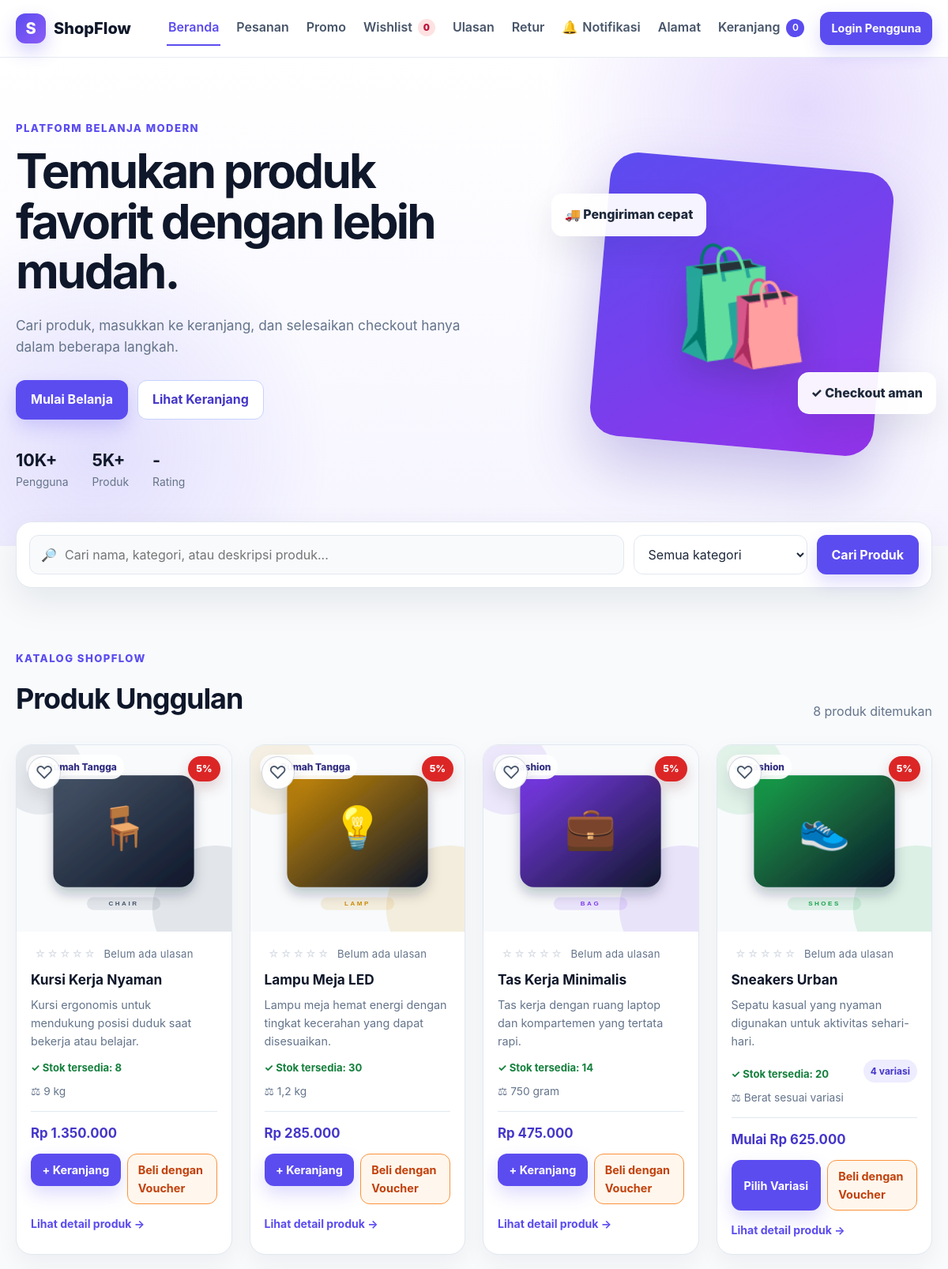
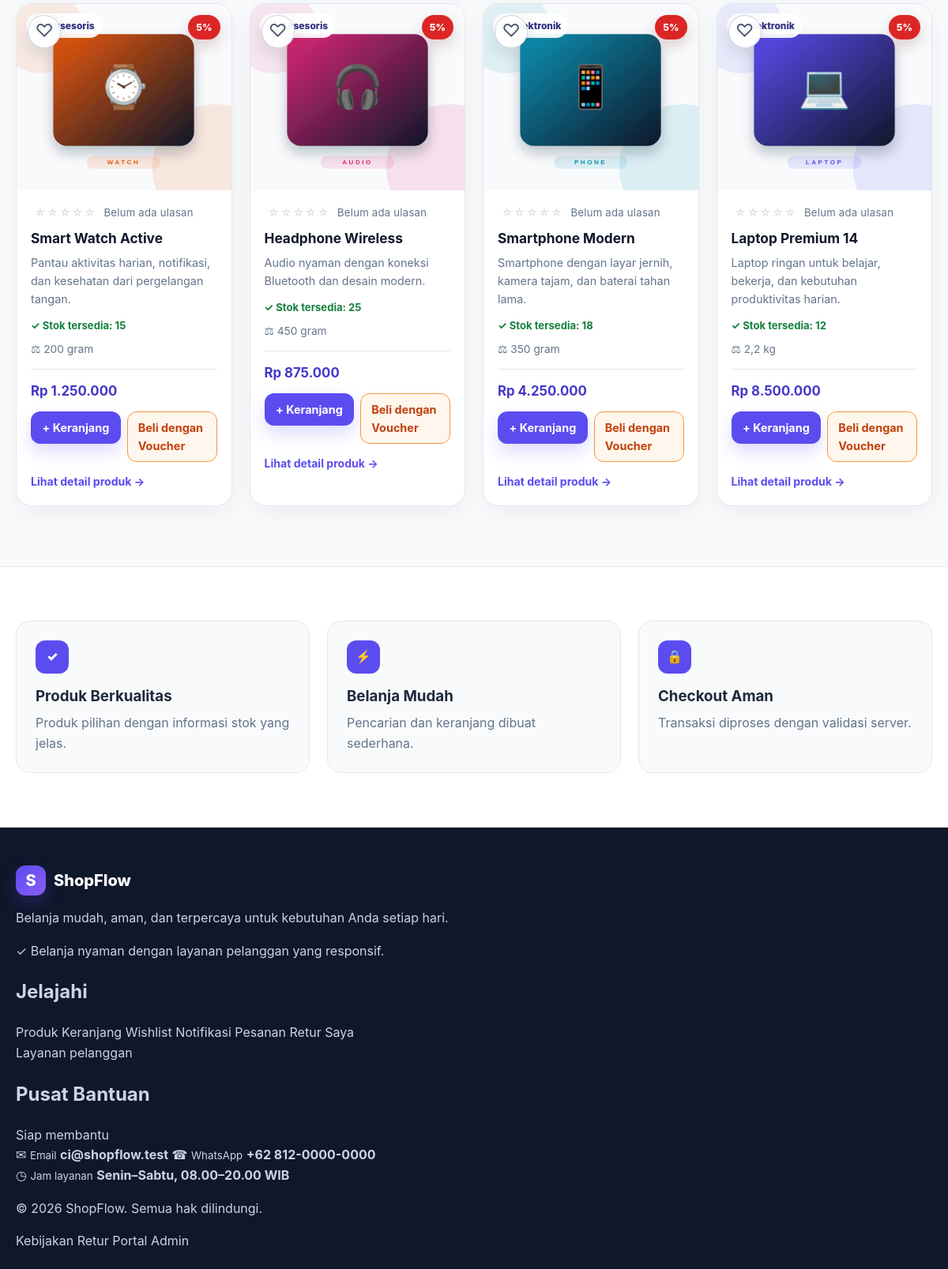
The page / on the database its author committed (2 pictures, top to bottom).
### tables this page shows
CREATE TABLE products (
    id BIGINT UNSIGNED AUTO_INCREMENT PRIMARY KEY,
    name VARCHAR(150) NOT NULL,
    slug VARCHAR(180) NOT NULL UNIQUE,
    description TEXT NOT NULL,
    category VARCHAR(80) NOT NULL,
    category_id BIGINT UNSIGNED NULL,
    price DECIMAL(15,2) NOT NULL,
    stock INT UNSIGNED NOT NULL DEFAULT 0,
    low_stock_threshold INT UNSIGNED NOT NULL DEFAULT 5,
    image VARCHAR(255) NOT NULL,
    status VARCHAR(20) NOT NULL DEFAULT 'active',
    is_featured TINYINT(1) NOT NULL DEFAULT 0,
    has_variants TINYINT(1) NOT NULL DEFAULT 0,
    default_weight_grams INT UNSIGNED NOT NULL DEFAULT 0,
    average_rating DECIMAL(3,2) NOT NULL DEFAULT 0,
    review_count INT UNSIGNED NOT NULL DEFAULT 0,
    created_at TIMESTAMP DEFAULT CURRENT_TIMESTAMP,
    updated_at TIMESTAMP DEFAULT CURRENT_TIMESTAMP ON UPDATE CURRENT_TIMESTAMP,
    CONSTRAINT fk_products_category FOREIGN KEY (category_id) REFERENCES categories(id) ON DELETE SET NULL,
    INDEX idx_products_name (name),
    INDEX idx_products_category (category),
    INDEX idx_products_category_id (category_id),
    INDEX idx_products_status (status),
    INDEX idx_products_stock (stock)
 );

CREATE TABLE store_settings (
    id BIGINT UNSIGNED AUTO_INCREMENT PRIMARY KEY,
    setting_key VARCHAR(100) NOT NULL UNIQUE,
    setting_value TEXT NULL,
    updated_by BIGINT UNSIGNED NULL,
    created_at TIMESTAMP DEFAULT CURRENT_TIMESTAMP,
    updated_at TIMESTAMP DEFAULT CURRENT_TIMESTAMP ON UPDATE CURRENT_TIMESTAMP,
    CONSTRAINT fk_store_settings_user FOREIGN KEY (updated_by) REFERENCES users(id) ON DELETE SET NULL
);

### index.php (the view, shortened to what the rows shown need)
<?php
require_once __DIR__ . '/config/database.php';
require_once __DIR__ . '/includes/functions.php';
$query = trim((string) ($_GET['q'] ?? ''));
$category = trim((string) ($_GET['category'] ?? ''));
$sql = "SELECT p.id, p.name, p.slug, p.description, p.category, p.category_id, p.price, p.stock, p.image,\n               p.has_variants, p.default_weight_grams, p.average_rating, p.review_count,\n               (SELECT MIN(v.price) FROM product_variants v WHERE v.product_id = p.id AND v.is_active = 1) AS min_variant_price,\n               (SELECT MAX(v.price) FROM product_variants v WHERE v.product_id = p.id AND v.is_active = 1) AS max_variant_price,\n               (SELECT COALESCE(SUM(v.stock), 0) FROM product_variants v WHERE v.product_id = p.id AND v.is_active = 1) AS variant_stock,\n               (SELECT COUNT(*) FROM product_variants v WHERE v.product_id = p.id AND v.is_active = 1) AS variant_count\n        FROM products p WHERE p.status = 'active'";
$params = [];
$sql .= ' ORDER BY p.id DESC';
$statement = $pdo->prepare($sql);
$statement->execute($params);
$products = $statement->fetchAll();
$promotionBadges = promotion_product_badges($pdo, $products);
$wishlistMap = wishlist_product_map($pdo);
require __DIR__ . '/includes/header.php';
?>
<section class="hero">
    <div class="container hero-grid">
        <div class="hero-copy">
            <h1>Temukan produk favorit dengan lebih mudah.</h1>
        </div>
    </div>
</section>
<section class="section" id="produk">
    <div class="container">
        <div class="section-heading">
            <div>
                <h2><?= $query !== '' || $category !== '' ? 'Hasil Pencarian' : 'Produk Unggulan' ?></h2>
            </div>
        </div>
        <?php if ($products === []): ?>
            <div class="empty-state">
                <div class="empty-icon">🔍</div>
                <h3>Produk tidak ditemukan</h3>
                <p>Coba gunakan kata kunci atau kategori lain.</p>
                <a class="button button-primary" href="index.php">Tampilkan Semua</a>
            </div>
        <?php else: ?>
            <div class="product-grid">
                <?php foreach ($products as $product): ?>
                    <article class="product-card">
                        <div class="product-image">
                            <img src="<?= e($product['image']) ?>" alt="<?= e($product['name']) ?>">
                            <form class="product-wishlist-form" method="post" action="wishlist_action.php">
                                <button class="product-wishlist-button <?= isset($wishlistMap[(int) $product['id']]) ? 'is-active' : '' ?>" type="submit" aria-label="<?= isset($wishlistMap[(int) $product['id']]) ? 'Hapus dari wishlist' : 'Tambah ke wishlist' ?>">
                                    <?= isset($wishlistMap[(int) $product['id']]) ? '♥' : '♡' ?>
                                </button>
                            </form>
                            <span class="category-badge"><?= category_icon($product['category']) ?> <?= e($product['category']) ?></span>
                            <?php if (isset($promotionBadges[(int) $product['id']])): ?><span class="product-promo-badge"><?= e((string) $promotionBadges[(int) $product['id']]['label']) ?></span><?php endif; ?>
                        </div>
                        <div class="product-body">
                            <div class="rating"><span class="rating-stars"><?= str_repeat('★', (int) round((float) $product['average_rating'])) ?><i><?= str_repeat('☆', 5 - (int) round((float) $product['average_rating'])) ?></i></span> <span><?= (int) $product['review_count'] > 0 ? number_format((float) $product['average_rating'], 1, ',', '.') . ' · ' . (int) $product['review_count'] . ' ulasan' : 'Belum ada ulasan' ?></span></div>
                            <h3><?= e($product['name']) ?></h3>
                            <p><?= e($product['description']) ?></p>
                            <?php
                            $hasVariants = (int) $product['has_variants'] === 1;
                            $displayStock = $hasVariants ? (int) $product['variant_stock'] : (int) $product['stock'];
                            $displayPrice = $hasVariants && $product['min_variant_price'] !== null
                                ? (float) $product['min_variant_price']
                                : (float) $product['price'];
                            ?>
                            <div class="product-meta-row">
                                <div class="stock <?= $displayStock > 0 ? 'available' : 'unavailable' ?>">
                                    <?= $displayStock > 0 ? '✓ Stok tersedia: ' . $displayStock : 'Stok habis' ?>
                                </div>
                                <?php if ($hasVariants): ?><span class="variant-mini-badge"><?= (int) $product['variant_count'] ?> variasi</span><?php endif; ?>
                            </div>
                            <div class="product-weight">⚖ <?= $hasVariants ? 'Berat sesuai variasi' : e(weight_label((int) $product['default_weight_grams'])) ?></div>
                            <div class="product-footer product-footer-voucher">
                                <strong><?= $hasVariants ? 'Mulai ' : '' ?><?= rupiah($displayPrice) ?></strong>
                                <div class="product-card-actions">
                                    <?php if ($hasVariants): ?>
                                        <a class="button button-primary button-small" href="product_detail.php?id=<?= (int) $product['id'] ?>#purchase">Pilih Variasi</a>
                                        <a class="button button-voucher button-small" href="product_detail.php?id=<?= (int) $product['id'] ?>&purchase=voucher#purchase">Beli dengan Voucher</a>
                                    <?php else: ?>
                                        <form method="post" action="cart_action.php">
                                            <button class="button button-primary button-small" type="submit" <?= $displayStock < 1 ? 'disabled' : '' ?>>+ Keranjang</button>
                                        </form>
                                        <a class="button button-voucher button-small <?= $displayStock < 1 ? 'is-disabled' : '' ?>" href="buy_with_voucher.php?product_id=<?= (int) $product['id'] ?>&variant_id=0&quantity=1" <?= $displayStock < 1 ? 'aria-disabled="true" tabindex="-1"' : '' ?>>Beli dengan Voucher</a>
                                    <?php endif; ?>
                                </div>
                            </div>
                            <a class="product-detail-link" href="product_detail.php?id=<?= (int) $product['id'] ?>">Lihat detail produk →</a>
                        </div>
                    </article>
                <?php endforeach; ?>
            </div>
        <?php endif; ?>
    </div>
</section>
<?php require __DIR__ . '/includes/footer.php'; ?>

### includes/footer.php (shortened to what the rows shown need)
<?php
$footerTagline = isset($pdo)
    ? setting($pdo, 'footer_tagline', 'Belanja mudah, aman, dan terpercaya untuk kebutuhan Anda setiap hari.')
    : 'Belanja mudah, aman, dan terpercaya untuk kebutuhan Anda setiap hari.';
$footerEmail = isset($pdo) ? trim(setting($pdo, 'store_email', 'hello@shopflow.id')) : 'hello@shopflow.id';
$footerPhone = isset($pdo) ? trim(setting($pdo, 'store_phone', '+62 823-8415-6303')) : '+62 823-8415-6303';
$footerServiceHours = isset($pdo)
    ? trim(setting($pdo, 'service_hours', 'Senin–Sabtu, 08.00–20.00 WIB'))
    : 'Senin–Sabtu, 08.00–20.00 WIB';
?>
</main>
<footer class="site-footer">
    <div class="container footer-main">
        <nav class="footer-column" aria-label="Menu footer">
            <h2>Jelajahi</h2>
        </nav>
        <section class="footer-column footer-support" aria-label="Pusat bantuan">
            <div class="footer-heading-row">
                <div>
                    <h2>Pusat Bantuan</h2>
                </div>
            </div>
            <div class="footer-contact-list">
                <?php if ($footerServiceHours !== ''): ?>
                    <div class="footer-contact-item footer-contact-static">
                        <span class="footer-contact-icon" aria-hidden="true">◷</span>
                        <span>
                            <small>Jam layanan</small>
                            <strong><?= e($footerServiceHours) ?></strong>
                        </span>
                    </div>
                <?php endif; ?>
            </div>
        </section>
    </div>
</footer>
</body>
</html>

### rows shown on the page
products: image (picture), category "Rumah Tangga", id "5%", average_rating "☆☆☆☆☆", review_count "Belum ada ulasan", name "Kursi Kerja Nyaman", description "Kursi ergonomis untuk mendukung posisi duduk saat bekerja atau belajar.", stock "8", default_weight_grams "9 kg", rupiah($displayPrice) "Rp 1.350.000"
products: image (picture), category "Rumah Tangga", id "5%", average_rating "☆☆☆☆☆", review_count "Belum ada ulasan", name "Lampu Meja LED", description "Lampu meja hemat energi dengan tingkat kecerahan yang dapat disesuaikan.", stock "30", default_weight_grams "1,2 kg", rupiah($displayPrice) "Rp 285.000"
products: image (picture), category "Fashion", id "5%", average_rating "☆☆☆☆☆", review_count "Belum ada ulasan", name "Tas Kerja Minimalis", description "Tas kerja dengan ruang laptop dan kompartemen yang tertata rapi.", stock "14", default_weight_grams "750 gram", rupiah($displayPrice) "Rp 475.000"
products: image (picture), category "Fashion", id "5%", average_rating "☆☆☆☆☆", review_count "Belum ada ulasan", name "Sneakers Urban", description "Sepatu kasual yang nyaman digunakan untuk aktivitas sehari-hari.", displayStock "20", variant_count "4", has_variants "Berat sesuai variasi", displayPrice "Rp 625.000"
products: image (picture), category "Aksesoris", id "5%", average_rating "☆☆☆☆☆", review_count "Belum ada ulasan", name "Smart Watch Active", description "Pantau aktivitas harian, notifikasi, dan kesehatan dari pergelangan tangan.", stock "15", default_weight_grams "200 gram", rupiah($displayPrice) "Rp 1.250.000"
products: image (picture), category "Aksesoris", id "5%", average_rating "☆☆☆☆☆", review_count "Belum ada ulasan", name "Headphone Wireless", description "Audio nyaman dengan koneksi Bluetooth dan desain modern.", stock "25", default_weight_grams "450 gram", rupiah($displayPrice) "Rp 875.000"
products: image (picture), category "Elektronik", id "5%", average_rating "☆☆☆☆☆", review_count "Belum ada ulasan", name "Smartphone Modern", description "Smartphone dengan layar jernih, kamera tajam, dan baterai tahan lama.", stock "18", default_weight_grams "350 gram", rupiah($displayPrice) "Rp 4.250.000"
products: image (picture), category "Elektronik", id "5%", average_rating "☆☆☆☆☆", review_count "Belum ada ulasan", name "Laptop Premium 14", description "Laptop ringan untuk belajar, bekerja, dan kebutuhan produktivitas harian.", stock "12", default_weight_grams "2,2 kg", rupiah($displayPrice) "Rp 8.500.000"
store_settings: setting_value "Senin–Sabtu, 08.00–20.00 WIB"

### other values the page prints
$storeName "ShopFlow"
$wishlistTotal "0"
cart_count() "0"
count($products) "8"
substr($footerStoreName, 0, 1) "S"
$footerStoreName "ShopFlow"
$footerTagline "Belanja mudah, aman, dan terpercaya untuk kebutuhan Anda setiap hari."
$footerEmail "ci@shopflow.test"
$footerPhone "+62 812-0000-0000"
